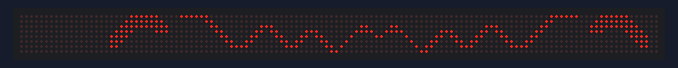
The sketch below on a simulated Arduino Mega 2560, built with avr-gcc and run on an emulated ATmega2560. On the bench: 128×8 LED matrix. Random numbers use the default seed unless the sketch sets one.

Above: at 0.8 s.
At 4.75 s:
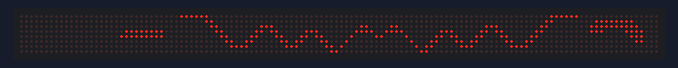
At 10.75 s:
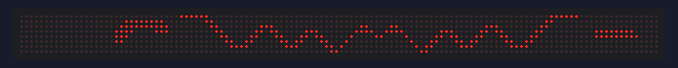
At 16.0 s:
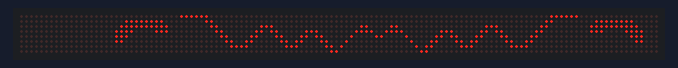
At 26.75 s:
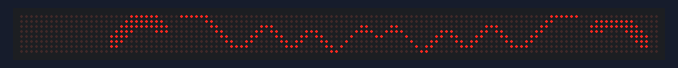
At 35.6 s:
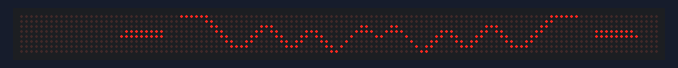

Measured:
- what the display in image 5 shows lasts 0.4 s, from 35.4 s to 35.8 s

The sketch:

LCD_Eye_Blink_4.ino
```cpp
#include <MD_MAX72xx.h>
#include <SPI.h>

#define NUM_MATRICES 7
#define ROW_SIZE 8
#define NUM_FRAMES 3

// Define the number of devices we have in the chain and the hardware interface
#define CLK_PIN   13  // or SCK (52 on mega)
#define DATA_PIN  11  // or MOSI or DIN (51 on mega)
#define CS_PIN    3  // or SS

// Hardware SPI connection
MD_MAX72XX myDisplay = MD_MAX72XX(MD_MAX72XX::FC16_HW, CS_PIN, ROW_SIZE*2);

// Global variables
int currentRow = 0;
bool movingUp = true;


bool eye_disp1[NUM_FRAMES][2][ROW_SIZE][ROW_SIZE] = {
  {
    {
      {0,0,0,0,0,0,1,1},
      {0,0,0,0,0,1,1,1},
      {0,0,0,0,1,1,1,1},
      {0,0,0,1,1,1,1,0},
      {0,0,1,1,1,1,0,0},
      {0,0,1,1,1,0,0,0},
      {0,0,1,1,0,0,0,0},
      {0,0,0,0,0,0,0,0},
    },
    {
      {1,1,1,1,0,0,0,0},
      {1,1,1,1,1,0,0,0},
      {1,1,1,1,1,1,0,0},
      {0,0,0,1,1,1,0,0},
      {0,0,0,0,0,0,0,0},
      {0,0,0,0,0,0,0,0},
      {0,0,0,0,0,0,0,0},
      {0,0,0,0,0,0,0,0},
    },
  },
  {
    {
      {0,0,0,0,0,0,0,0},
      {0,0,0,0,0,1,1,1},
      {0,0,0,0,1,1,1,1},
      {0,0,0,1,1,1,1,0},
      {0,0,0,1,1,1,0,0},
      {0,0,0,1,1,0,0,0},
      {0,0,0,0,0,0,0,0},
      {0,0,0,0,0,0,0,0},
    },
    {
      {0,0,0,0,0,0,0,0},
      {1,1,1,1,1,0,0,0},
      {1,1,1,1,1,1,0,0},
      {0,0,0,1,1,1,0,0},
      {0,0,0,0,0,0,0,0},
      {0,0,0,0,0,0,0,0},
      {0,0,0,0,0,0,0,0},
      {0,0,0,0,0,0,0,0},
    },
  },
  {
    {
      {0,0,0,0,0,0,0,0},
      {0,0,0,0,0,0,0,0},
      {0,0,0,0,0,0,0,0},
      {0,0,0,0,0,1,1,1},
      {0,0,0,0,1,1,1,1},
      {0,0,0,0,0,0,0,0},
      {0,0,0,0,0,0,0,0},
      {0,0,0,0,0,0,0,0},
    },
    {
      {0,0,0,0,0,0,0,0},
      {0,0,0,0,0,0,0,0},
      {0,0,0,0,0,0,0,0},
      {1,1,1,1,1,0,0,0},
      {1,1,1,1,1,0,0,0},
      {0,0,0,0,0,0,0,0},
      {0,0,0,0,0,0,0,0},
      {0,0,0,0,0,0,0,0},
    },
  },
};

bool mouth_disp1[4][ROW_SIZE][ROW_SIZE] = {
  {
    {0,0,1,1,1,1,1,1},
    {0,1,1,0,0,0,0,0},
    {1,1,0,0,0,0,0,0},
    {1,0,0,0,0,0,0,0},
    {0,0,0,0,0,0,0,0},
    {0,0,0,0,0,0,0,0},
    {0,0,0,0,0,0,0,0},
    {0,0,0,0,0,0,0,0},
  },
  {
    {0,0,0,0,0,0,0,0},
    {0,0,0,0,0,0,0,0},
    {0,0,0,0,0,0,0,0},
    {1,0,0,0,0,0,0,1},
    {1,1,0,0,0,0,1,1},
    {0,1,1,0,0,1,1,0},
    {0,0,1,1,1,1,0,0},
    {0,0,0,0,0,0,0,0},
  },
  {
    {0,0,0,0,0,0,0,0},
    {0,0,0,0,0,0,0,0},
    {0,0,0,0,0,1,1,1},
    {0,0,0,0,1,1,0,1},
    {0,0,0,1,1,0,0,0},
    {1,0,1,1,0,0,0,0},
    {1,1,1,0,0,0,0,0},
    {0,0,0,0,0,0,0,0},
  },
  {
    {0,0,0,0,0,0,0,0},
    {0,0,0,0,0,0,0,0},
    {0,0,0,0,0,0,0,0},
    {0,0,0,0,1,1,1,0},
    {0,0,0,1,1,0,1,1},
    {0,0,1,1,0,0,0,1},
    {0,1,1,0,0,0,0,0},
    {1,1,0,0,0,0,0,0},
  },
};

// bool nose_disp1[1][ROW_SIZE][ROW_SIZE] = {
//   {
//     {0,0,0,0,0,0,0,0},
//     {0,0,0,0,0,0,1,0},
//     {0,0,0,0,0,1,1,1},
//     {1,0,0,0,1,1,1,1},
//     {1,1,1,1,1,1,1,1},
//     {1,1,1,1,1,1,1,0},
//     {1,1,1,1,1,1,0,0},
//     {0,1,1,1,1,0,0,0},
//   },
// };

bool nose_disp1[1][ROW_SIZE][ROW_SIZE] = {
  {
    {0,0,0,0,0,0,0,0},
    {0,0,0,0,0,0,0,0},
    {0,0,0,0,1,1,0,0},
    {0,0,0,1,1,1,1,0},
    {0,0,1,0,0,0,0,1},
    {0,1,0,0,0,0,0,0},
    {1,0,0,0,0,0,0,0},
    {0,0,0,0,0,0,0,0},
  },
};


bool eye_disp2[NUM_MATRICES][2][ROW_SIZE][ROW_SIZE];

bool mouth_disp2[NUM_MATRICES][ROW_SIZE][ROW_SIZE];

bool nose_disp2[NUM_MATRICES][ROW_SIZE][ROW_SIZE];


// Flip matrix vertically
void flipVerticle(bool image_disp[][ROW_SIZE][ROW_SIZE], int disp_num) {
  bool tmp[ROW_SIZE][ROW_SIZE] = {
    {0,0,0,0,0,0,0,0},
    {0,0,0,0,0,0,0,0},
    {0,0,0,0,0,0,0,0},
    {0,0,0,0,0,0,0,0},
    {0,0,0,0,0,0,0,0},
    {0,0,0,0,0,0,0,0},
    {0,0,0,0,0,0,0,0},
    {0,0,0,0,0,0,0,0},
  };
  for (int i = 0; i < ROW_SIZE; i++) {
    for (int j = 0; j < ROW_SIZE; j++) {
      tmp[i][j] = image_disp[disp_num][i][j];
    }
  }
  for (int i = 0; i < ROW_SIZE; i++) {
    for (int j = 0; j < ROW_SIZE; j++) {
      image_disp[disp_num][i][j] = tmp[ROW_SIZE-1-i][j];
    }
  }
}


// Flip matrix horizontally
void flipHorizontal(bool image_disp[][ROW_SIZE][ROW_SIZE], int disp_num) {
  bool tmp[ROW_SIZE][ROW_SIZE] = {
    {0,0,0,0,0,0,0,0},
    {0,0,0,0,0,0,0,0},
    {0,0,0,0,0,0,0,0},
    {0,0,0,0,0,0,0,0},
    {0,0,0,0,0,0,0,0},
    {0,0,0,0,0,0,0,0},
    {0,0,0,0,0,0,0,0},
    {0,0,0,0,0,0,0,0},
  };
  for (int i = 0; i < ROW_SIZE; i++) {
    for (int j = 0; j < ROW_SIZE; j++) {
      tmp[i][j] = image_disp[disp_num][i][j];
    }
  }
  for (int i = 0; i < ROW_SIZE; i++) {
    for (int j = 0; j < ROW_SIZE; j++) {
      image_disp[disp_num][i][j] = tmp[i][ROW_SIZE-1-j];
    }
  }
}


// Used to create the second set of matrices
void createSecond(bool image_disp1[][ROW_SIZE][ROW_SIZE], bool image_disp2[][ROW_SIZE][ROW_SIZE], int num_matrices) {
  // Iterate over all displays. The second set will be updated in reverse order
  for (int disp_num = 0; disp_num < num_matrices; disp_num++) {
    for (int i = 0; i < ROW_SIZE; i++) { // rows
      for (int j = 0; j < ROW_SIZE; j++) { // columns
        image_disp2[num_matrices-1-disp_num][i][j] = image_disp1[disp_num][i][j];
      }
    }
  }
}


void setup() {
  myDisplay.begin();
  myDisplay.control(MD_MAX72XX::INTENSITY, 0); // set brightness level (0 is min, 15 is max)
  myDisplay.clear();

  // Eye flip vertically
  // for (int i = 0; i < NUM_FRAMES; i++) {
  //   flipVerticle(eye_disp1[i], 0);
  //   flipVerticle(eye_disp1[i], 1);
  // }
  // Mouth flip horizontally
  flipHorizontal(mouth_disp1, 0);
  flipHorizontal(mouth_disp1, 1);
  flipHorizontal(mouth_disp1, 2);
  flipHorizontal(mouth_disp1, 3);
  // Nose flip vertically
  // flipVerticle(nose_disp1, 0);

  // Create the second set of matrices
  // Since the second eye is backward
  for (int i = 0; i < NUM_FRAMES; i++) {
    createSecond(eye_disp1[i], eye_disp2[i], 2);
  }
  createSecond(mouth_disp1, mouth_disp2, 4);
  createSecond(nose_disp1, nose_disp2, 1);
  // Eye flip horizontally
  for (int i = 0; i < NUM_FRAMES; i++) {
    flipHorizontal(eye_disp2[i], 0);
    flipHorizontal(eye_disp2[i], 1);
    // flipVerticle(eye_disp2[i], 0);
    // flipVerticle(eye_disp2[i], 1);
  }
  // Mouth flip horizontally
  flipHorizontal(mouth_disp2, 0);
  flipHorizontal(mouth_disp2, 1);
  flipHorizontal(mouth_disp2, 2);
  flipHorizontal(mouth_disp2, 3);
  // Nose flip horizontally and vertically
  flipHorizontal(nose_disp2, 0);
  // flipVerticle(nose_disp2, 0);

  // Display everything
  displayLines(eye_disp1[0], 0, 2);
  displayLines(mouth_disp1, 2, 4);
  displayLines(nose_disp1, 6, 1);
  displayLines(nose_disp2, 7, 1);
  displayLines(mouth_disp2, 8, 4);
  displayLines(eye_disp2[0], 12, 2);
}


void loop() {
  // Base display
  displayLines(eye_disp1[0], 0, 2);
  displayLines(eye_disp2[0], 12, 2);
  delay(random(2000, 10000));

  // Blink loop
  for (int i = 1; i < NUM_FRAMES; i++) {
    displayLines(eye_disp1[i], 0, 2);
    displayLines(eye_disp2[i], 12, 2);
    delay(50);
  }
  delay(20);
  for (int i = NUM_FRAMES-1; i > 0; i--) {
    displayLines(eye_disp1[i], 0, 2);
    displayLines(eye_disp2[i], 12, 2);
    delay(50);
  }
}


void displayLines(bool image_disp[][ROW_SIZE][ROW_SIZE], int disp_offset, int num_matrices) {
  for (int row = 0; row < ROW_SIZE; row++) {
    for (int d = 0; d < num_matrices; d++) {
      for (int col = 0; col < ROW_SIZE; col++) {
        myDisplay.setPoint(row, (d+disp_offset) * ROW_SIZE + col, image_disp[d][row][col]);
      }
    }
  }
}
```
